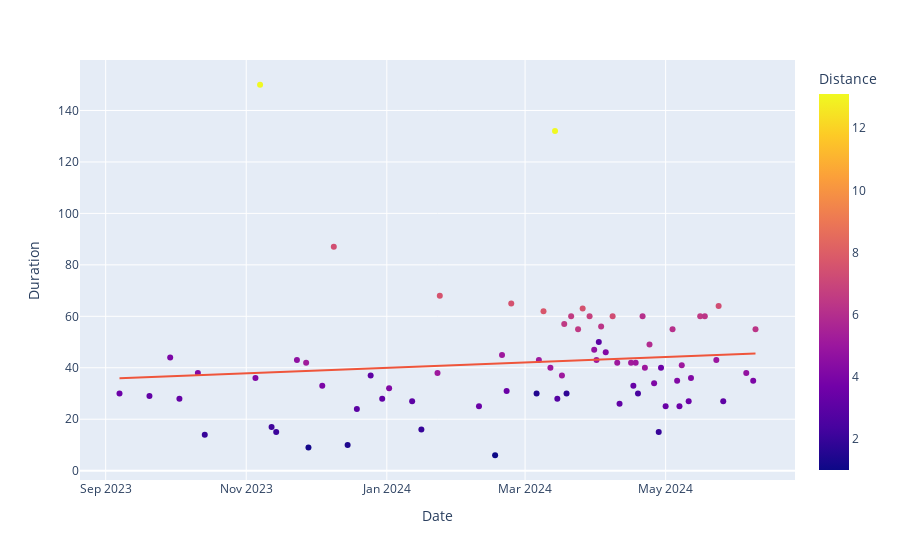

Notebook cell for this chart:
### Code cell
px.scatter(df[df['Activity'] == 'Running'], x = 'Date', y = 'Duration', color = 'Distance', trendline = 'ols')
